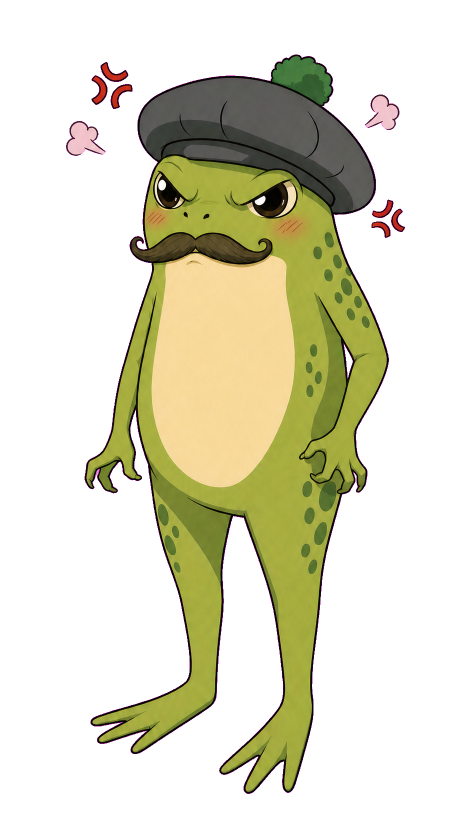
#> input picture Berry/PNGTuber_Remix_Rig/Angry/sources/angry_key_pose.png, 947 x 1660 px (shown at 1/2 size)
$ python build_angry.py
#> lines starting #> are read from the running program, lines starting #| are printed output that depends on the picture
from __future__ import annotations

import json
from pathlib import Path

from PIL import Image, ImageDraw


ROOT = Path(__file__).resolve().parent
SOURCE = ROOT / "sources" / "angry_key_pose.png"
FRAME_DIR = ROOT / "frames"
SHEET_DIR = ROOT / "sheets"
PREVIEW_DIR = ROOT / "previews"

CELL_SIZE = (672, 1292)
GRID_SIZE = (4, 4)
FPS = 12

# A deliberately irregular shake: it builds, peaks, then settles. Tiny rotation
# and squash changes keep it from reading as a mechanical left/right slide.
MOTION = (
    (0, 0, 1.000, 1.000, 0.00),
    (-1, 0, 1.001, 0.999, -0.08),
    (1, 0, 0.999, 1.001, 0.08),
    (-2, 1, 1.002, 0.998, -0.12),
    (2, -1, 0.998, 1.002, 0.12),
    (-3, 0, 1.003, 0.997, -0.18),
    (3, 0, 0.997, 1.003, 0.18),
    (-4, 1, 1.004, 0.996, -0.24),
    (4, -1, 0.996, 1.004, 0.24),
    (-3, -1, 1.003, 0.997, -0.18),
    (3, 1, 0.997, 1.003, 0.18),
    (-2, 0, 1.002, 0.998, -0.12),
    (2, 0, 0.998, 1.002, 0.12),
    (-1, 0, 1.001, 0.999, -0.06),
    (1, 0, 0.999, 1.001, 0.06),
    (0, 0, 1.000, 1.000, 0.00),
)


def checker(size: tuple[int, int], block: int = 24) -> Image.Image:
    image = Image.new("RGBA", size, (232, 232, 232, 255))
    draw = ImageDraw.Draw(image)
    dark = (190, 190, 190, 255)
    for y in range(0, size[1], block):
        for x in range(0, size[0], block):
            if (x // block + y // block) % 2:
                draw.rectangle((x, y, x + block - 1, y + block - 1), fill=dark)
    return image


def normalize_source(source: Image.Image) -> Image.Image:
    bbox = source.getbbox()
    if bbox is None:
        raise RuntimeError("Angry source is completely transparent.")

    art = source.crop(bbox)
    max_width = CELL_SIZE[0] - 40
    max_height = CELL_SIZE[1] - 40
    scale = min(max_width / art.width, max_height / art.height)
    size = (round(art.width * scale), round(art.height * scale))
    return art.resize(size, Image.Resampling.LANCZOS)


def render_frame(
    art: Image.Image,
    motion: tuple[int, int, float, float, float],
) -> Image.Image:
    dx, dy, scale_x, scale_y, rotation = motion
    size = (max(1, round(art.width * scale_x)), max(1, round(art.height * scale_y)))
    moved = art.resize(size, Image.Resampling.LANCZOS)
    if rotation:
        moved = moved.rotate(
            rotation,
            resample=Image.Resampling.BICUBIC,
            expand=True,
        )

    frame = Image.new("RGBA", CELL_SIZE, (0, 0, 0, 0))
    x = (CELL_SIZE[0] - moved.width) // 2 + dx
    y = CELL_SIZE[1] - 20 - moved.height + dy
    frame.alpha_composite(moved, (x, y))
    return frame


def make_sheet(frames: list[Image.Image]) -> Image.Image:
    sheet = Image.new(
        "RGBA",
        (CELL_SIZE[0] * GRID_SIZE[0], CELL_SIZE[1] * GRID_SIZE[1]),
        (0, 0, 0, 0),
    )
    for index, frame in enumerate(frames):
        x = (index % GRID_SIZE[0]) * CELL_SIZE[0]
        y = (index // GRID_SIZE[0]) * CELL_SIZE[1]
        sheet.alpha_composite(frame, (x, y))
    return sheet


def make_preview(frames: list[Image.Image]) -> None:
    size = (CELL_SIZE[0] // 2, CELL_SIZE[1] // 2)
    preview_frames: list[Image.Image] = []
    for frame in frames:
        small = frame.resize(size, Image.Resampling.LANCZOS)
        background = checker(size, 12)
        background.alpha_composite(small)
        preview_frames.append(background.convert("RGB"))

    preview_frames[0].save(
        PREVIEW_DIR / "angry_preview.gif",
        save_all=True,
        append_images=preview_frames[1:],
        duration=round(1000 / FPS),
        loop=0,
        disposal=2,
        optimize=False,
    )


def make_qa(frames: list[Image.Image]) -> None:
    size = (CELL_SIZE[0] // 2, CELL_SIZE[1] // 2)
    sample = frames[8].resize(size, Image.Resampling.LANCZOS)
    backgrounds = [
        checker(size, 12),
        Image.new("RGBA", size, "white"),
        Image.new("RGBA", size, "black"),
        Image.new("RGBA", size, (0, 220, 230, 255)),
    ]
    qa = Image.new("RGBA", (size[0] * len(backgrounds), size[1]), "white")
    for index, background in enumerate(backgrounds):
        background.alpha_composite(sample)
        qa.alpha_composite(background, (index * size[0], 0))
    qa.save(PREVIEW_DIR / "qa_angry_4_backgrounds.png")


def count_chroma_residue(image: Image.Image) -> int:
    key = (244, 4, 227)
    count = 0
    pixels = image.load()
    for y in range(image.height):
        for x in range(image.width):
            red, green, blue, alpha = pixels[x, y]
            distance = max(abs(red - key[0]), abs(green - key[1]), abs(blue - key[2]))
            # Ignore very low-alpha antialias samples. This check is for key
            # color that would remain visibly opaque in Remix.
            if alpha >= 240 and distance <= 16:
                count += 1
    return count


def count_magenta_like_outline(image: Image.Image) -> int:
    count = 0
    pixels = image.load()
    for y in range(image.height):
        for x in range(image.width):
            red, green, blue, alpha = pixels[x, y]
            if alpha and red > 200 and green < 80 and blue > 180:
                count += 1
    return count


def main() -> None:
    for directory in (FRAME_DIR, SHEET_DIR, PREVIEW_DIR):
        directory.mkdir(parents=True, exist_ok=True)

    source = Image.open(SOURCE).convert("RGBA")
#> source is the input picture: PIL image 947x1660 RGBA; mean R, G, B, A 50.2, 48.4, 26.4, 83.1
    art = normalize_source(source)
#> in normalize_source, `bbox = source.getbbox()`: bbox = (132, 109, 810, 1588)
    frames = [render_frame(art, motion) for motion in MOTION]
#> in render_frame, `frame = Image.new("RGBA", CELL_SIZE, (0, 0, 0, 0))`: frame: PIL image 672x1292 RGBA; every value is 0
#> in render_frame (call 8), `dx, dy, scale_x, scale_y, rotation = motion`: dx = -4; dy = 1; scale_y = 0.996; rotation = -0.24
#> in render_frame (call 8), `size = (max(1, round(art.width * scale_x)), max(1, round(art.height * ..`: size = (576, 1247)
#> in render_frame (call 8), `moved = moved.rotate( rotation, resample=Image.Resampling.BICUBIC, exp..`:
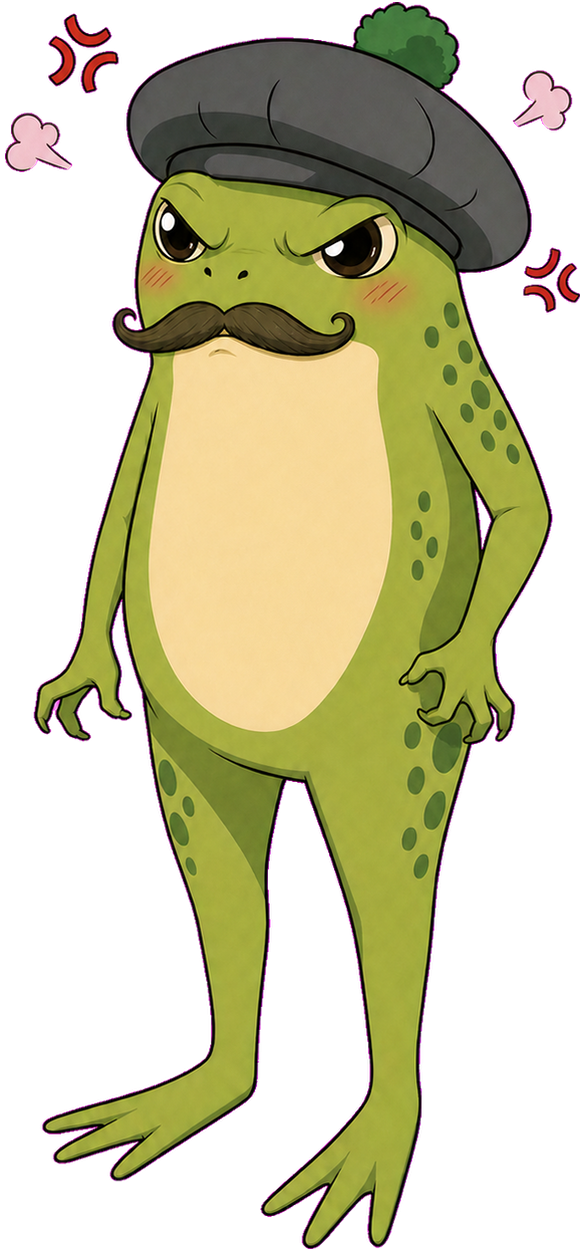
#> moved: PIL image 582x1251 RGBA; mean R, G, B, A 79.9, 74.8, 42.9, 128.4; transparent parts drawn white
#> in render_frame (call 8), `x = (CELL_SIZE[0] - moved.width) // 2 + dx`: x = 41
#> in render_frame (call 8), `y = CELL_SIZE[1] - 20 - moved.height + dy`: y = 22
#> in render_frame (call 9), `dx, dy, scale_x, scale_y, rotation = motion`: dx = 4; dy = -1; scale_x = 0.996; scale_y = 1; rotation = 0.24
#> in render_frame (call 9), `size = (max(1, round(art.width * scale_x)), max(1, round(art.height * ..`: size = (572, 1257)
#> in render_frame (call 9), `moved = moved.rotate( rotation, resample=Image.Resampling.BICUBIC, exp..`:
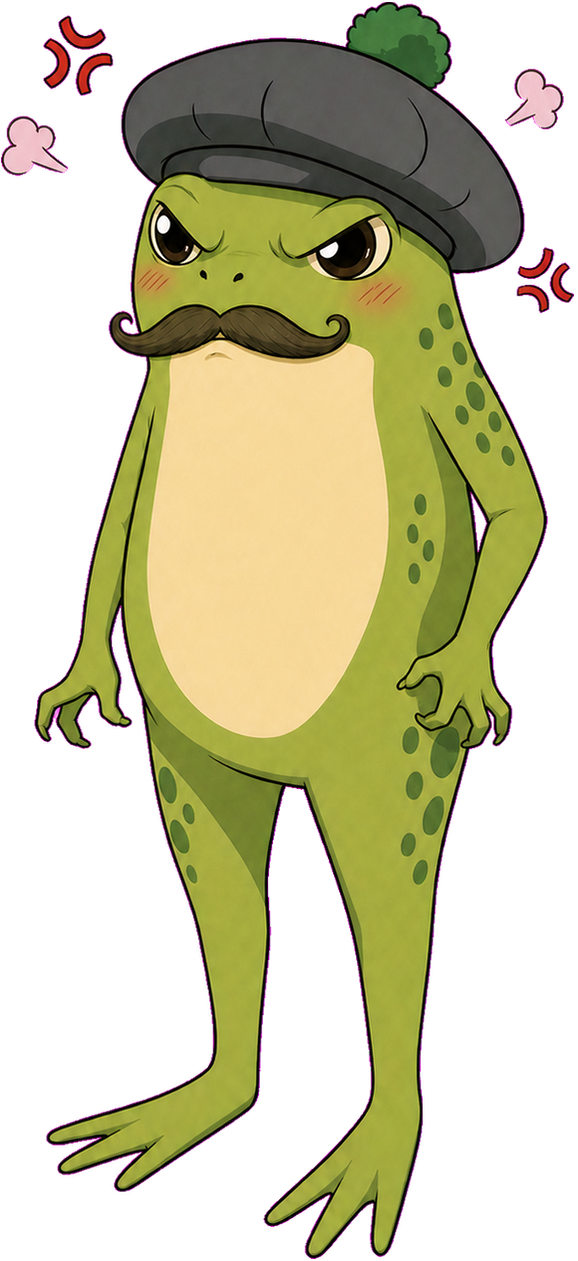
#> moved: PIL image 578x1261 RGBA; mean R, G, B, A 79.7, 74.8, 42.8, 128.4; transparent parts drawn white
#> in render_frame (call 9), `x = (CELL_SIZE[0] - moved.width) // 2 + dx`: x = 51
#> in render_frame (call 9), `y = CELL_SIZE[1] - 20 - moved.height + dy`: y = 10
#> in render_frame (call 13), `dx, dy, scale_x, scale_y, rotation = motion`: dx = 2; scale_x = 0.998; scale_y = 1; rotation = 0.12
#> in render_frame (call 13), `size = (max(1, round(art.width * scale_x)), max(1, round(art.height * ..`: size = (573, 1255)
#> in render_frame (call 13), `x = (CELL_SIZE[0] - moved.width) // 2 + dx`: x = 49
#> in render_frame (call 13), `y = CELL_SIZE[1] - 20 - moved.height + dy`: y = 15
#> in render_frame (call 13), `frame.alpha_composite(moved, (x, y))`:
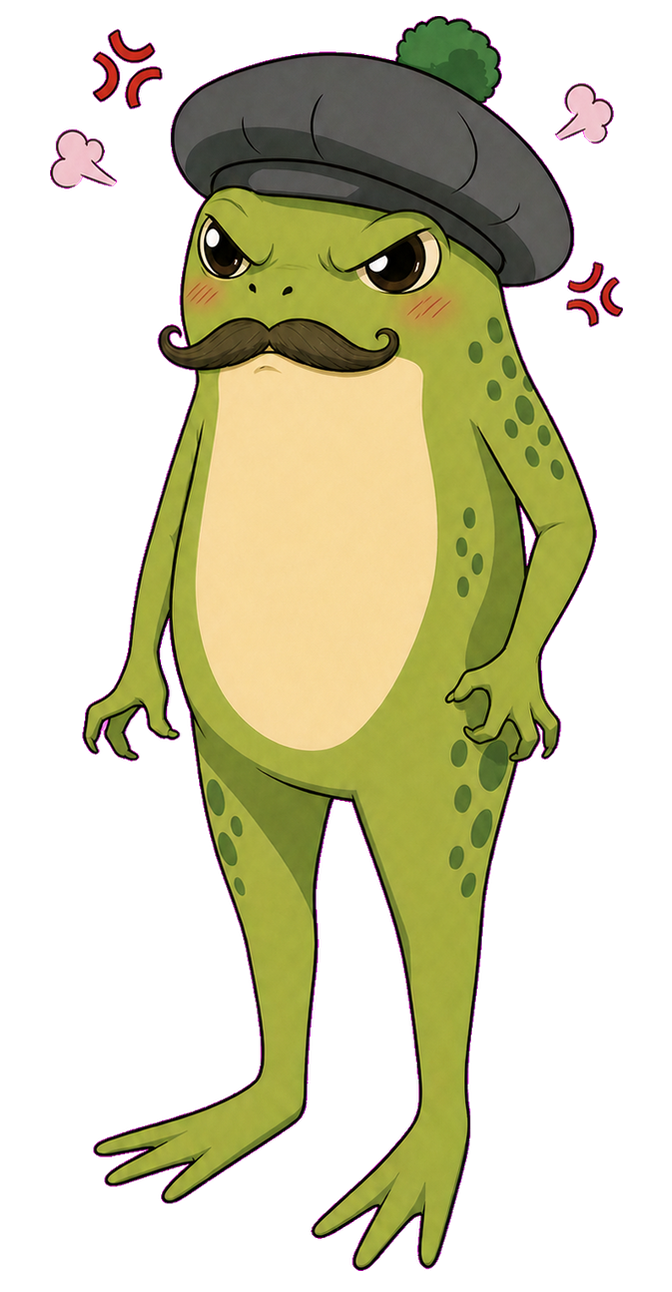
#> frame: PIL image 672x1292 RGBA; mean R, G, B, A 66.9, 62.8, 35.9, 107.8; transparent parts drawn white
#> frames = 16 items

    for index, frame in enumerate(frames, start=1):
        frame.save(FRAME_DIR / f"{index:02d}_angry.png")
#> this loop made 16 passes

    sheet = make_sheet(frames)
#> in make_sheet, `sheet = Image.new( "RGBA", (CELL_SIZE[0] * GRID_SIZE[0], CELL_SIZE[1] ..`: sheet: PIL image 2688x5168 RGBA; every value is 0
#> the loop in make_sheet, `for index, frame in enumerate(frames):` made 16 passes
#> (x, y) on passes 1 to 12: (0, 0), (672, 0), (1344, 0), (2016, 0), (0, 1292), (672, 1292), (1344, 1292), (2016, 1292), (0, 2584), (672, 2584), (1344, 2584), (2016, 2584)
#> after the loop in make_sheet, `for index, frame in enumerate(frames):`:
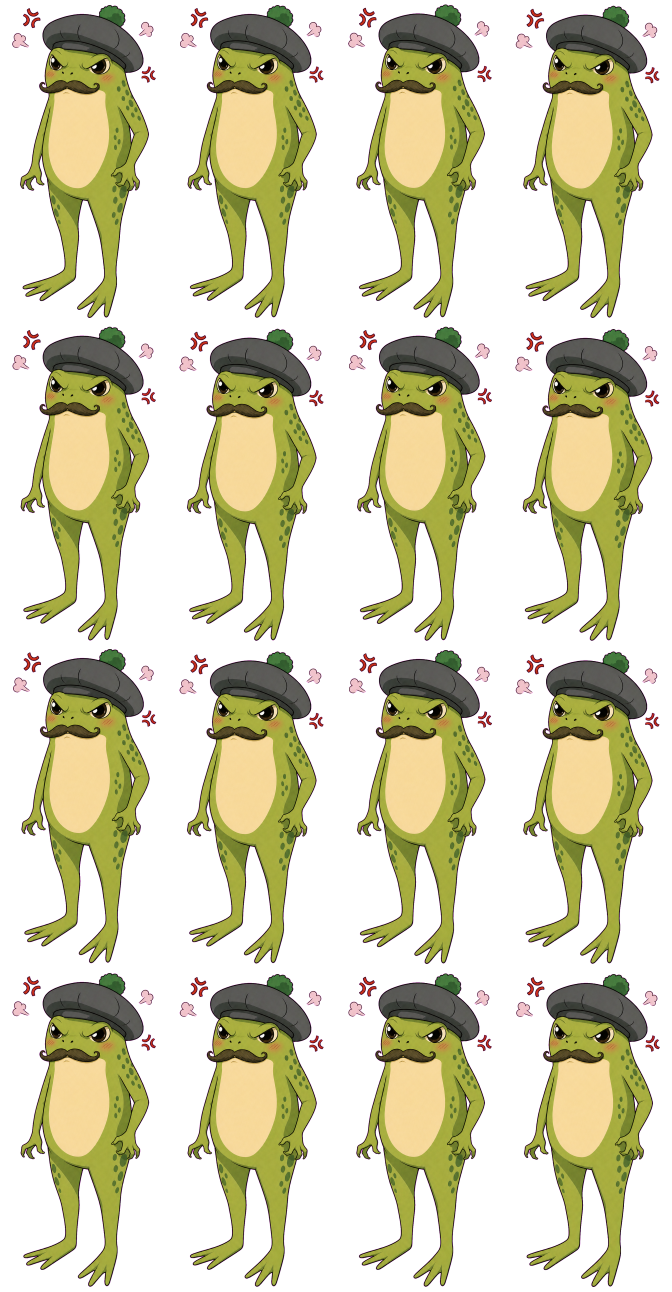
#> sheet: PIL image 2688x5168 RGBA (shown at 1/4 size); mean R, G, B, A 66.9, 62.7, 35.9, 107.8; transparent parts drawn white
    sheet_path = SHEET_DIR / "berry_angry_tremble_16f_4x4.png"
    sheet.save(sheet_path)
    make_preview(frames)
#> the loop in make_preview, `for frame in frames:` made 16 passes
#> pass 1, in make_preview, `small = frame.resize(size, Image.Resampling.LANCZOS)`:
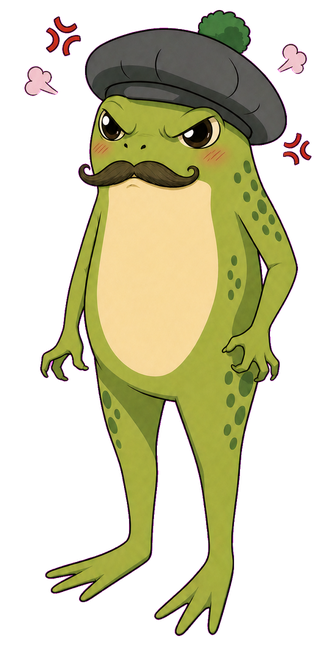
#> small: PIL image 336x646 RGBA; mean R, G, B, A 68.4, 63.3, 37.4, 107.8; transparent parts drawn white
#> after the loop in make_preview, `for frame in frames:`:
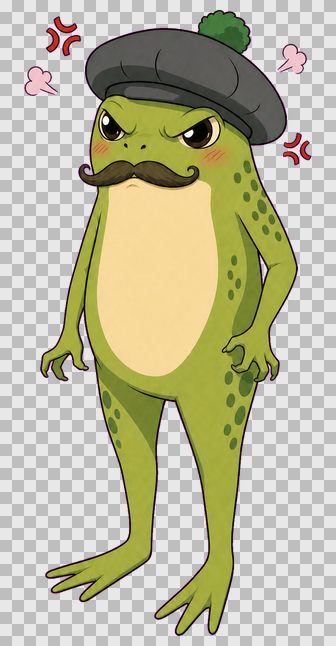
#> background: PIL image 336x646 RGBA; mean R, G, B, A 187, 184.6, 156.2, 255
    make_qa(frames)
#> in make_qa, `qa = Image.new("RGBA", (size[0] * len(backgrounds), size[1]), "white")`: qa: PIL image 1344x646 RGBA; every value is 255
#> the loop in make_qa, `for index, background in enumerate(backgrounds):` made 4 passes
#> after the loop in make_qa, `for index, background in enumerate(backgrounds):`:
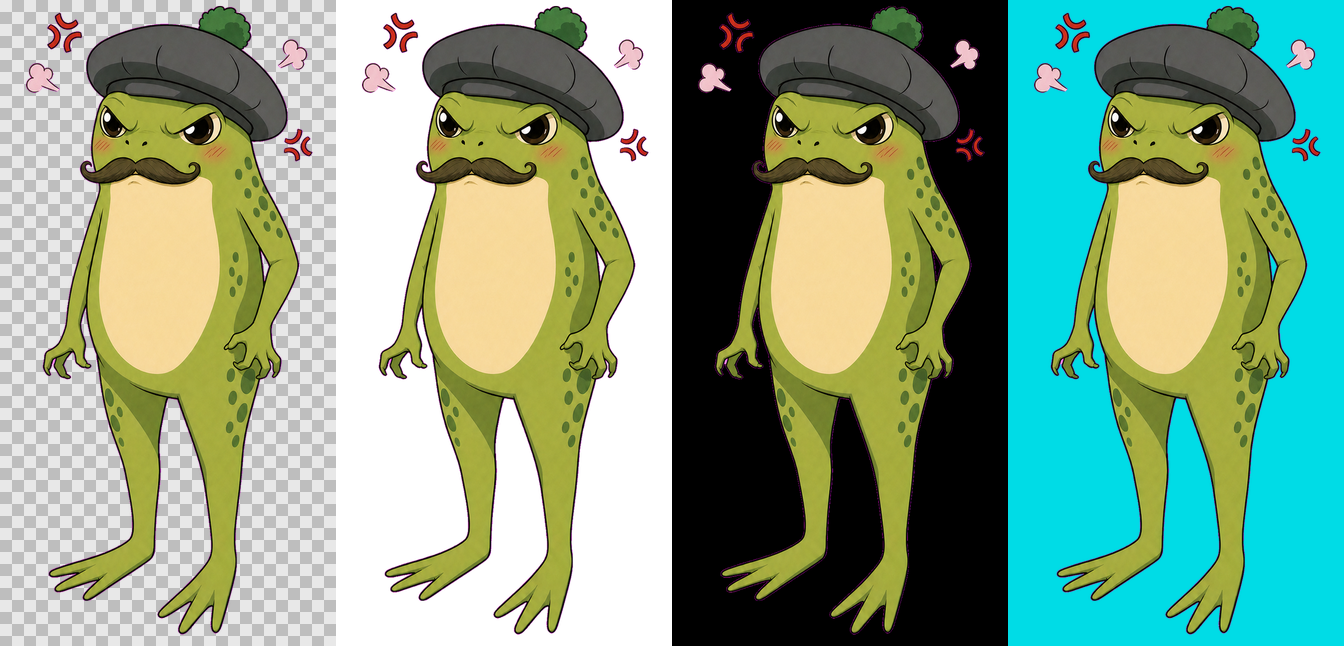
#> qa: PIL image 1344x646 RGBA; mean R, G, B, A 132.4, 161.6, 134.7, 255

    frame_boxes = [frame.getbbox() for frame in frames]
#> frame_boxes = 16 items, first 6: (49, 20, 623, 1272), (48, 20, 622, 1271), (49, 18, 623, 1271), (47, 23, 622, 1272), (50, 15, 623, 1270), (46, 23, 622, 1271)
    if any(box is None for box in frame_boxes):
        raise RuntimeError("At least one rendered frame is empty.")
    if any(
        box[0] <= 0 or box[1] <= 0 or box[2] >= CELL_SIZE[0] or box[3] >= CELL_SIZE[1]
        for box in frame_boxes
        if box is not None
    ):
        raise RuntimeError("Rendered art touches a frame edge.")

    report = {
        "frame_count": len(frames),
        "fps": FPS,
        "duration_ms": round(len(frames) / FPS * 1000),
        "cell_size": list(CELL_SIZE),
        "grid_size": list(GRID_SIZE),
        "sheet_size": list(sheet.size),
        "mode": sheet.mode,
        "all_corners_transparent": all(
            frame.getpixel((x, y))[3] == 0
            for frame in frames
            for x, y in ((0, 0), (CELL_SIZE[0] - 1, 0), (0, CELL_SIZE[1] - 1), (CELL_SIZE[0] - 1, CELL_SIZE[1] - 1))
        ),
        "frame_bounding_boxes": [list(box) for box in frame_boxes if box is not None],
        "opaque_chroma_key_residue_pixels": max(
            count_chroma_residue(frame) for frame in frames
        ),
        "magenta_like_outline_pixels": max(
            count_magenta_like_outline(frame) for frame in frames
        ),
    }
    (ROOT / "qa_report.json").write_text(
        json.dumps(report, indent=2) + "\n",
        encoding="utf-8",
    )

    print(f"Built {len(frames)} frames at {FPS} FPS ({report['duration_ms']} ms).")
#| Built 16 frames at 12 FPS (1333 ms).
    print(f"Sheet: {sheet_path} ({sheet.width}x{sheet.height}, {sheet.mode})")
#| Sheet: Berry/PNGTuber_Remix_Rig/Angry/sheets/berry_angry_tremble_16f_4x4.png (2688x5168, RGBA)
    print(
        "Maximum opaque chroma-key residue: "
        f"{report['opaque_chroma_key_residue_pixels']} pixels"
    )
#| Maximum opaque chroma-key residue: 0 pixels
    print(
        "Maximum magenta-like outline: "
        f"{report['magenta_like_outline_pixels']} pixels"
    )
#| Maximum magenta-like outline: 3791 pixels


if __name__ == "__main__":
    main()
